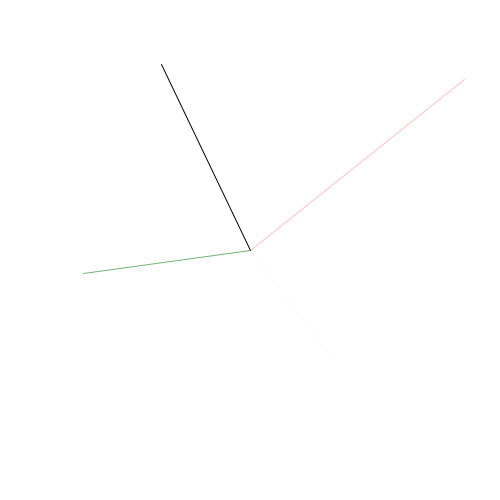
Frame 1 (no input)
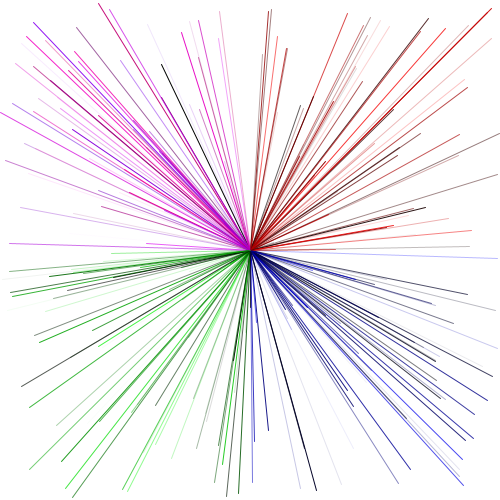
Frame 60 (the mouse pressed at the canvas centre just before this capture)
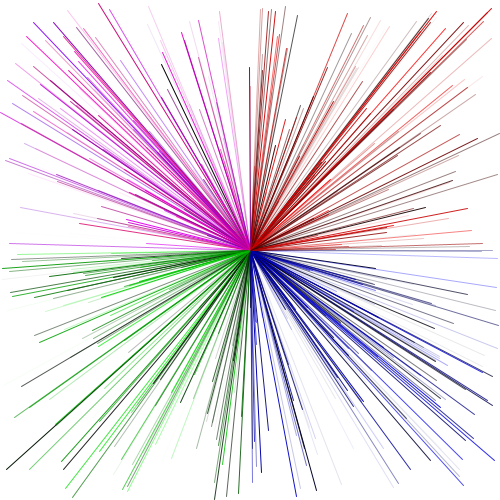
Frame 120 (the mouse held since frame 60 and released just before this capture)

The Processing sketch that drew these frames (run headless with seeded random() and noise(); from frame 60 on, the mouse is pressed at the canvas centre):

// Processing sketch: processing_141953
// ── processing_141953.pde

void setup() {
  size(500, 500);
  background(255);
}

void draw() {
  line(random(0, 250), random(0, 250), 250, 250);
  stroke(random(255), 0, 0, random(255));
  line(random(250, 500), random(0, 250), 250, 250);
  stroke(0, random(255), 0, random(255));
  line(random(0, 250), random(250, 500), 250, 250);
  stroke(0, 0, random(255), random(255));
  line(random(250, 500), random(250, 500), 250, 250);
  stroke(random(100, 255), 0, random(100, 255), random(255));
}
